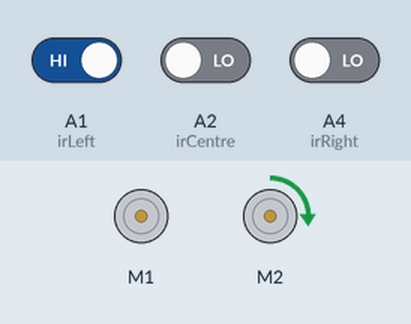
Recording of a sketch running on a simulated Arduino Uno, built with avr-gcc and run on an emulated ATmega328P. On the bench: 2 × DC motor (green arrow = forward, orange = backward, longer = faster). The test bench sets the inputs (shaded band); at power-on: A1 (irLeft) HIGH, A2 (irCentre) LOW, A4 (irRight) LOW.

Above: at 1.2 s.
1.3 s: A1 (irLeft) driven LOW
At 1.6 s:
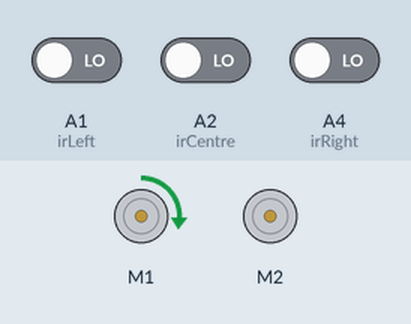
2.8 s: A2 (irCentre) driven HIGH
At 3.2 s:
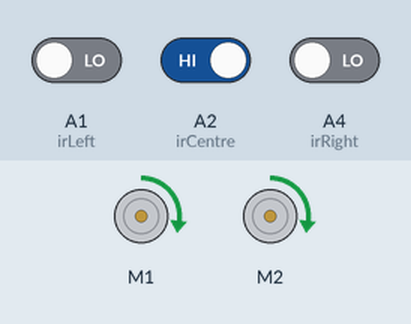
5.8 s: A4 (irRight) driven HIGH
7.4 s: A1 (irLeft) driven HIGH
At 8.6 s:
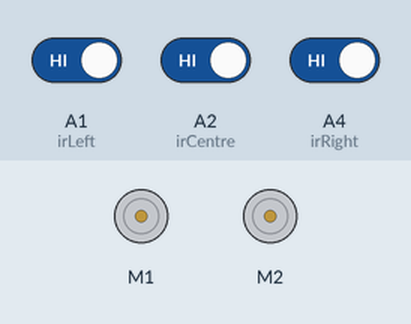
8.9 s: A4 (irRight) driven LOW
At 9.8 s:
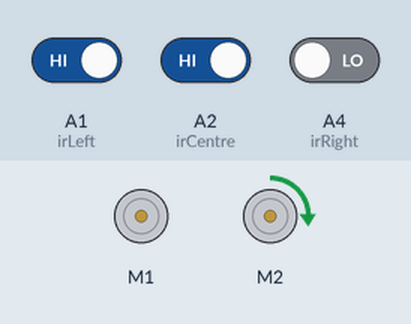
Timing chart, 0 to 11.4 s (numbered marks = the images above; inputs shaded):
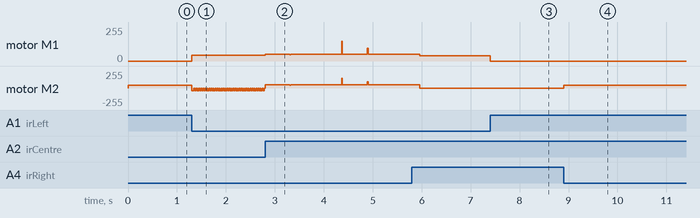

The sketch:

Line_follower_bot.ino.ino
```cpp
// here i m using adrafruit motor shiled u can use any motor drive.
// here will use 3 ir sensor 1- left | 2- centre | 3- Right
#include<AFMotor.h>
AF_DCMotor mtrLeft (1); /// it means we have connect the motor to M1 terminal of motor shield ...
AF_DCMotor mtrRight (2);
int irLeft = A1;
int irCentre = A2;
int irRight = A4;
void setup() {
  // put your setup code here, to run once:
 // initialization of bandrate bcz we serial moniter here ...
//Serial.begin(9600);
//initialization of pinmode...

pinMode (irLeft, INPUT);
pinMode (irCentre, INPUT);
pinMode (irRight, INPUT);
}

void loop() {
  // put your main code here, to run repeatedly:
int leftSensor = digitalRead(irLeft);// digitalread means it gave 1 or 0...
int centreSensor  = digitalRead(irCentre);
int rightSensor = digitalRead(irRight);
if((leftSensor == 0) && (centreSensor == 1) && (rightSensor == 0) )
{
  run();
  delay(500);
  accelerate();
   }
  else if ((leftSensor == 1) && (centreSensor == 1) && (rightSensor == 0))
  {

    rightTurn();
  }
    else if ((leftSensor == 0) && (centreSensor == 1) && (rightSensor == 1))
  {

       leftTurn();
 }
  else if ((leftSensor == 0) && (centreSensor == 0) && (rightSensor == 1))
  {
    leftTurn();
  }
  else if ((leftSensor == 1) && (centreSensor == 0) && (rightSensor == 0))
  {

    rightTurn();
  }
   else if ((leftSensor == 0) && (centreSensor == 0) && (rightSensor == 0))
  {
    rotate();
  }
   else if ((leftSensor == 1) && (centreSensor == 1) && (rightSensor == 1))
  {
     stop();
  }


}
// defining the fxn-
 void stop ()
 {
     mtrLeft.run(RELEASE);
     mtrRight.run(RELEASE);

  }
 void run ()
 {
      mtrLeft.setSpeed(50);
      mtrLeft.run(FORWARD);
      mtrRight.setSpeed(50);
      mtrRight.run(FORWARD);

  }
  void rightTurn ()
 {
      mtrLeft.run(RELEASE);
      mtrRight.setSpeed(40);
      mtrRight.run(FORWARD);

  }
   void leftTurn ()
 {

     mtrLeft.setSpeed(40);
     mtrLeft.run(FORWARD);
     mtrRight.run(RELEASE);

  }
  void accelerate()
  {
    for (int i = 45; i<= 255; i++)
    {
      mtrLeft.setSpeed(i);
      mtrLeft.run(FORWARD);
      mtrRight.setSpeed(i);
      mtrRight.run(FORWARD);
    }
    }

 void rotate ()
 {
     mtrLeft.setSpeed(45);
     mtrLeft.run(FORWARD);
     mtrRight.run(45);
     mtrRight.run(BACKWARD);

  }
```

Measured:
- after the input at 1.3 s, motor M1: stopped → forward 45/255 at once; motor M2: alternates backward 40/255 for 0.02 s and stopped for 0.02 s, starting at once
- after the input at 2.8 s, motor M1: forward 45/255 → forward 50/255 at once
- after the input at 7.4 s, motor M1: forward 40/255 → stopped at once
- after the input at 8.9 s, motor M2: stopped → forward 40/255 at once
